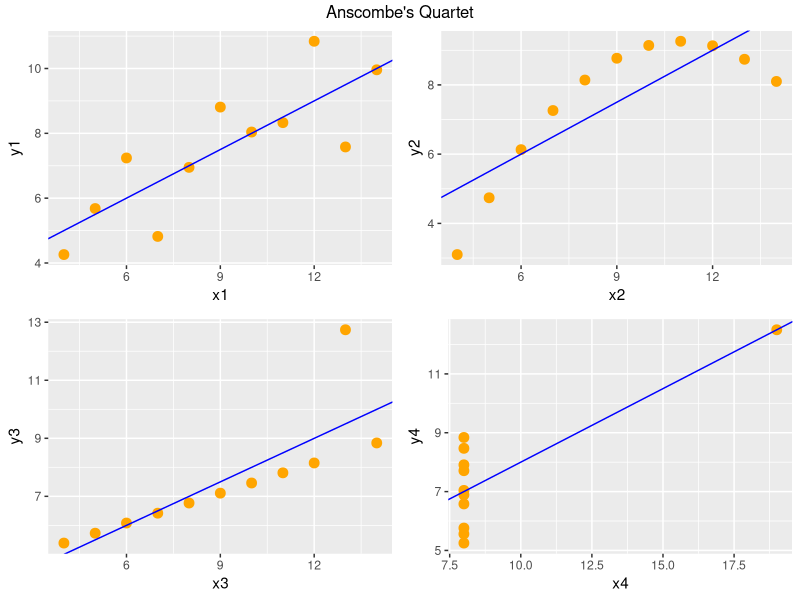

Write R code to recreate this figure.
str(anscombe)
anscombe

apply(anscombe[, 1:4], 2, mean)
apply(anscombe[, 1:4], 2, var)
apply(anscombe[, 1:4], 2, sd)

apply(anscombe[, 5:8], 2, mean)
apply(anscombe[, 5:8], 2, var)
apply(anscombe[, 5:8], 2, sd)

with(anscombe, cor(x1, y1))
with(anscombe, cor(x2, y2))
with(anscombe, cor(x3, y3))
with(anscombe, cor(x4, y4))
     
lm.1 <- lm(y1~x1, data=anscombe)
lm.2 <- lm(y2~x2, data=anscombe)
lm.3 <- lm(y3~x3, data=anscombe)
lm.4 <- lm(y4~x4, data=anscombe)
coef(lm.1)
coef(lm.2)
coef(lm.3)
coef(lm.4)

library(ggplot2)

p1 <- ggplot(anscombe) +
    geom_point(aes(x=x1, y=y1),
               color="orange", size=3) +
    geom_abline(intercept=coef(lm.1)[1],
                slope=coef(lm.1)[2],
                color="blue") 

p2 <- ggplot(anscombe) +
    geom_point(aes(x=x2, y=y2),
               color="orange", size=3) +
    geom_abline(intercept=coef(lm.2)[1],
                slope=coef(lm.2)[2],
                color="blue") 

p3 <- ggplot(anscombe) +
    geom_point(aes(x=x3, y=y3),
               color="orange", size=3) +
    geom_abline(intercept=coef(lm.3)[1],
                slope=coef(lm.3)[2],
                color="blue") 

p4 <- ggplot(anscombe) +
    geom_point(aes(x=x4, y=y4),
               color="orange", size=3) +
    geom_abline(intercept=coef(lm.4)[1],
                slope=coef(lm.4)[2],
                color="blue") 

library(gridExtra)
grid.arrange(grobs = list(p1, p2, p3, p4),
             ncol = 2,
             top = "Anscombe's Quartet")


